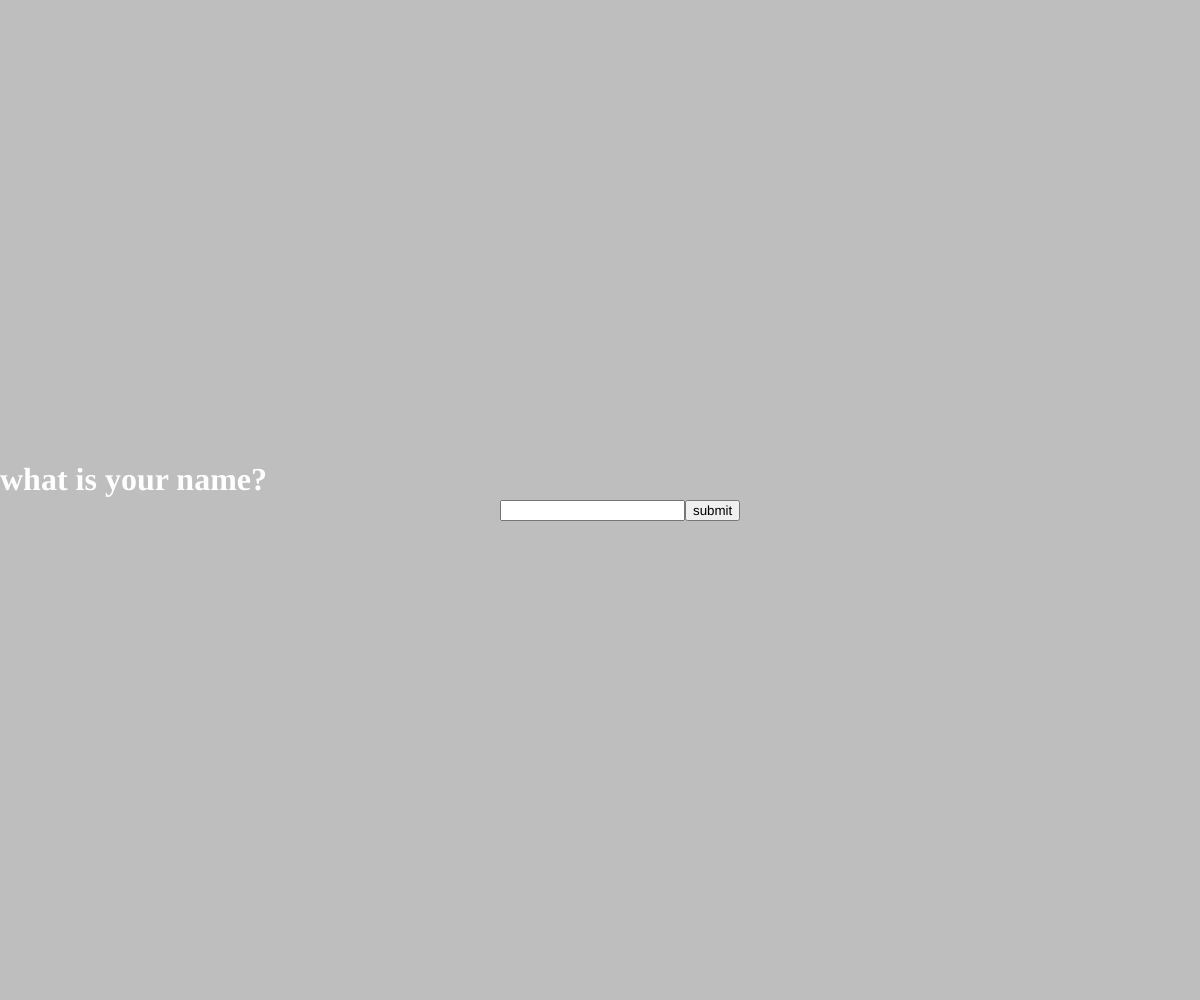
Frame 1 (no input)
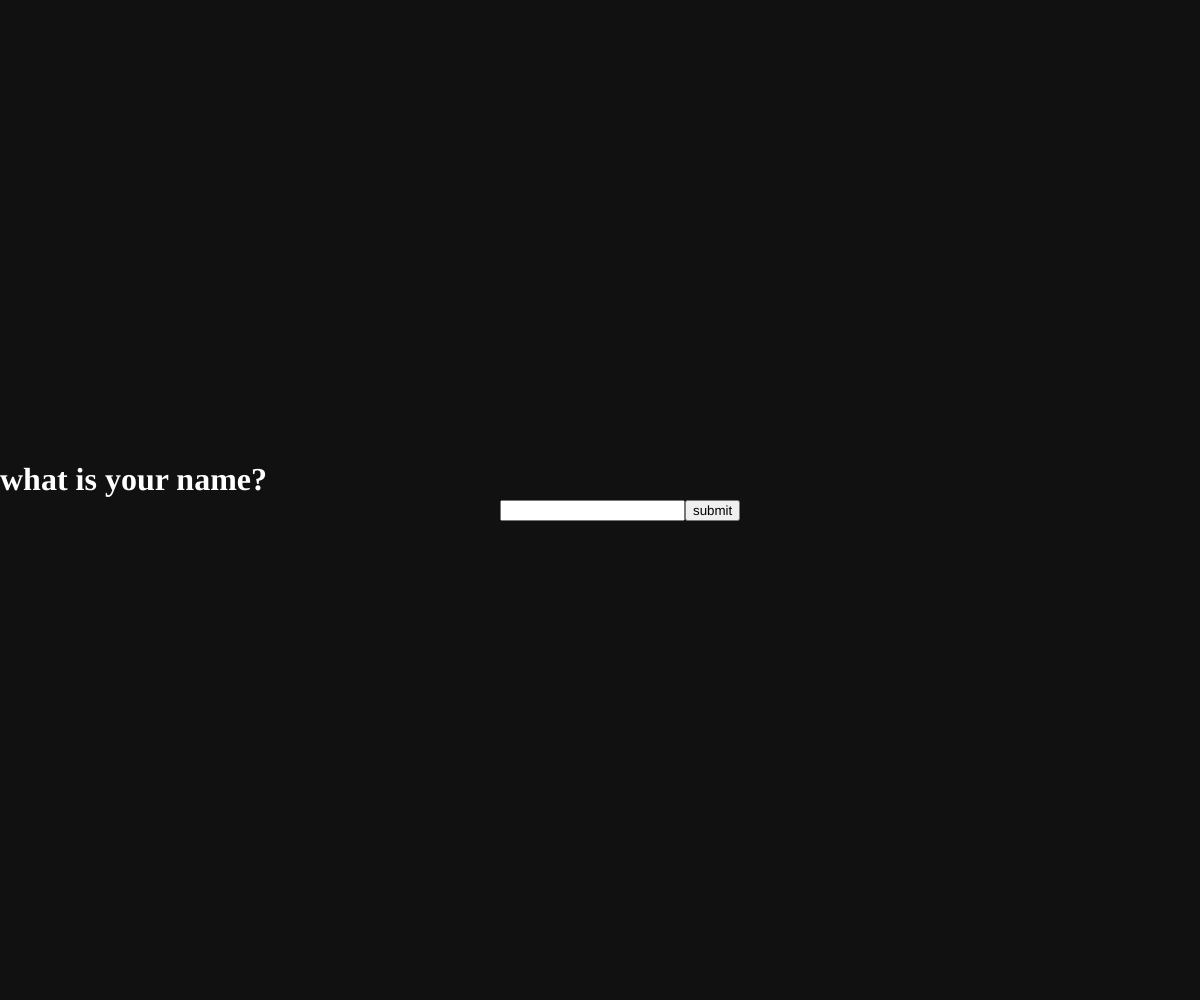
Frame 60 (no input)
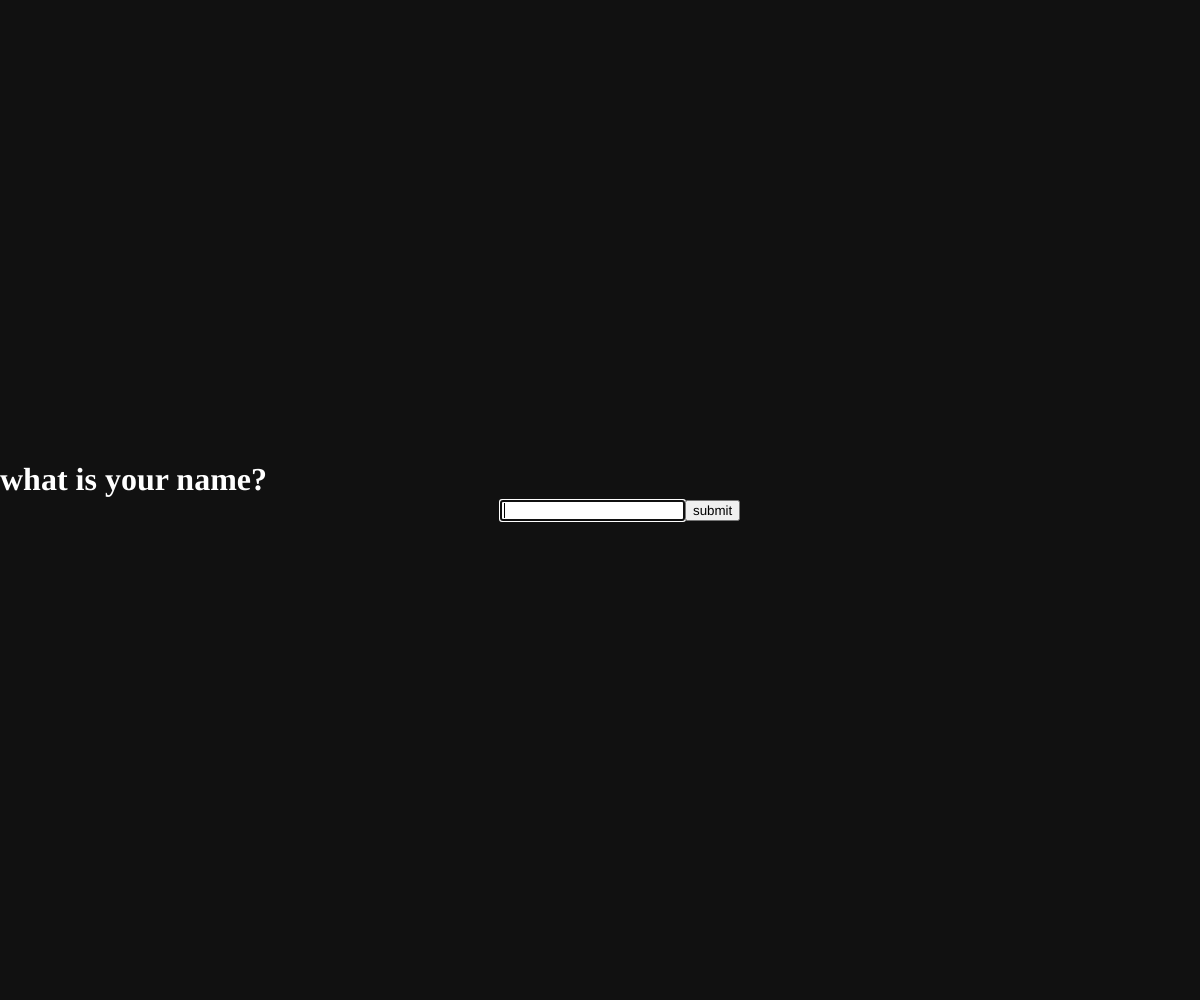
Frame 120 (the mouse pressed at the canvas centre since frame 60)

The p5.js sketch that drew these frames (run headless with seeded random() and noise() and a simulated clock; from frame 60 on, the mouse is pressed at the canvas centre):

// p5.js sketch
// ── sketch.js
//DOM
//by Eddson Jose
let counter = 0;
let i = 0;
let button;
let input;
let greeting;
let showInfoBool = false;
//-----------------------------------------------------------------------------
let userInfo = [
  "...gathering data...",
  "...locating IP address...",
  "...$_SERVER['REMOTE_ADDR'];...",
  "...identification found...",
  "...gathering banking data...",
  "access granted."
];
//-----------------------------------------------------------------------------
function setup() {
  createCanvas(windowWidth, windowHeight);
  frameRate(30);
  input = createInput();
  input.position(width/2 - 100, height/2);
  button = createButton('submit');
  button.position(input.x + input.width, height/2);
  button.mousePressed(response);
  greeting = createElement('h1', 'what is your name?');
  greeting.style('color', '#ffffff');
  greeting.style('width', '100%');
  greeting.position(0, height/2 - 60);

  textAlign(CENTER);
  textSize(12);
}
//-----------------------------------------------------------------------------
function draw() {
  background(20, 70);
  if (showInfoBool == true) {
    showInfo();
    showMatrix();
  } else {
    showInfoBool = false;
  }
}
//-----------------------------------------------------------------------------
function showInfo() {
  counter += 1;
  if (counter == 250) {
    i++; counter = 0;
  }
  noStroke();
  fill(255);
  text(userInfo[i], width/2, height/2 + 50);
}
//-----------------------------------------------------------------------------
function showMatrix() {
  text("1", random(0, width), random(0, height));
  text("0", random(0, width), random(0, height));
  text("1", random(0, width), random(0, height));
  text("0", random(0, width), random(0, height));
}
//-----------------------------------------------------------------------------
function response() {
  const name = input.value();
  greeting.html('thank you ' + name + ' for your information');
  input.value('');
  showInfoBool = true;
}

// ── style.css
* {
  box-sizing: border-box;
}
html, body {
  margin: 0;
  padding: 0;
  overflow-x: hidden;
}

h1 {
  font-family: 'Cabin', sans-serif;
  text-align: center;
  position: absolute;
  font-weight: 400;
  margin: 10px;
}

P {
  text-align: center;
  margin: 0;
  position: absolute;
  bottom: -1%;
  left: 50%;
  margin-right: -50%;
  transform: translate(-50%, -50%)
}

canvas {
  margin: auto;
  top: 0;
  left: 0;
  position: absolute;
  z-index: -1;
}
